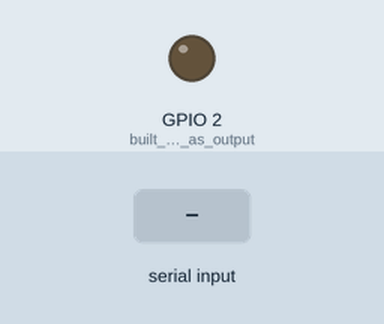
Simulated run of this sketch. Board: ESP32. Shown: output pins drawn as LEDs (lit = HIGH). Inputs (shaded band) come from the test bench. Nothing arrives over Bluetooth unless stated.

Above: at 1.2 s.
1.3 s: "1" received over the second serial link
At 1.6 s:
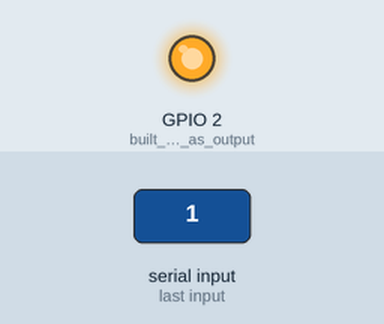
2.8 s: "0" received over the second serial link
At 4.0 s:
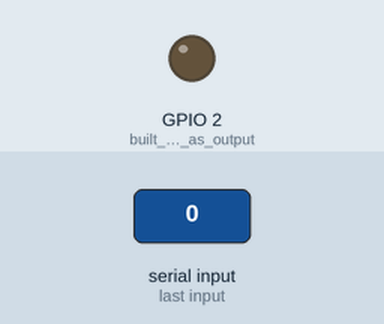
Timing chart, 0 to 5.8 s (numbered marks = the images above; inputs shaded):
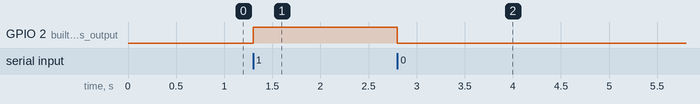

The sketch:

bluetooth.ino
```cpp
#include "BluetoothSerial.h"
BluetoothSerial BT;
char led;

void setup()
{
  // put your setup code here, to run once:
BT.begin("Aditya's ESP");  // deviece name
pinMode( 2, OUTPUT);       // built in led as output
}

void loop()
{
  // put your main code here, to run repeatedly:
  led = BT.read();    // reading the command sent via bluetooth
  if (led == '1')     // showing output on led
  {
    digitalWrite( 2, HIGH);
  }
  if ( led == '0')
  {
    digitalWrite( 2, LOW);
  }
}
```

Measured:
- after the input at 1.3 s, GPIO 2 (built_in_led_as_output): LOW → HIGH at once
- after the input at 2.8 s, GPIO 2 (built_in_led_as_output): HIGH → LOW at once
